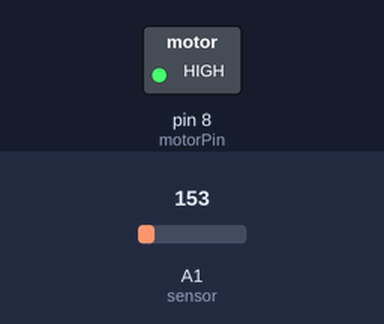
The sketch below on a simulated Arduino Uno, built with avr-gcc and run on an emulated ATmega328P. Shown: switched loads named in the sketch (green lamp = pin HIGH). Inputs (shaded band) come from the test bench; at power-on: A1 (sensor) = 153. What the sketch prints to the serial monitor is not drawn.

Above: at 0.1 s.
Timing chart, 0 to 1.6 s (numbered marks = the images above):
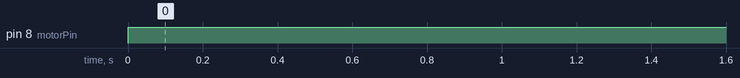

The sketch:

pengendali_suhu_otomatis.ino
```cpp
// Pin definitions
int motorPin = 8;    // Pin for motor control (connected to base of transistor)
int sensor = A1;    // Pin for TMP36 temperature sensor
//float voltage = 0.0;
void setup() {
  pinMode(motorPin, OUTPUT);   // Set motor pin as output
  Serial.begin(9600);          // Begin serial communication for debugging
}

void loop() {
  int adc = analogRead(sensor);
  //Convert the sensor reading to voltage (TMP36 gives 10mV per degree Celsius)
  float voltage = ADC * (5.0 / 1023);  // 5V reference and 10-bit ADC
  float temperatureC = voltage * 100.0;  // Convert to Celsius


  Serial.print("voltage: ");
  Serial.println(voltage);
   Serial.print("tempe: ");
  Serial.println(temperatureC);

  if (temperatureC>29.0){
    digitalWrite(motorPin, HIGH);
  } else{
    digitalWrite(motorPin, LOW);
  }
  delay(500);  // Delay 1 second before the next reading

}
```

Measured:
- by itself, pin 8 (motorPin): LOW → HIGH at 0.00 s
